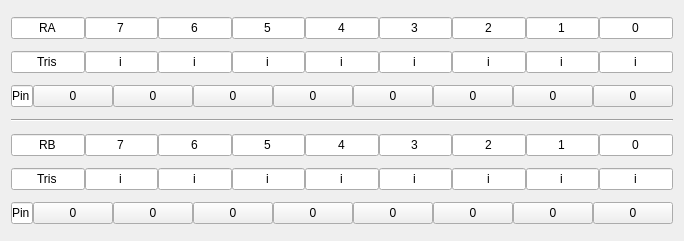
   <widget class="QWidget" name="verticalLayoutWidget_2">
    <property name="geometry">
     <rect>
      <x>350</x>
      <y>0</y>
      <width>351</width>
      <height>241</height>
     </rect>
    </property>
    <layout class="QVBoxLayout" name="PINS">
     <item>
      <layout class="QHBoxLayout" name="RA">
       <property name="spacing">
        <number>0</number>
       </property>
       <item>
        <widget class="QLineEdit" name="ra">
         <property name="text">
          <string>RA</string>
         </property>
         <property name="alignment">
          <set>Qt::AlignmentFlag::AlignCenter</set>
         </property>
         <property name="readOnly">
          <bool>true</bool>
         </property>
        </widget>
       </item>
       <item>
        <widget class="QLineEdit" name="lineEdit_2">
         <property name="text">
          <string>7</string>
         </property>
         <property name="alignment">
          <set>Qt::AlignmentFlag::AlignCenter</set>
         </property>
         <property name="readOnly">
          <bool>true</bool>
         </property>
        </widget>
       </item>
       <item>
        <widget class="QLineEdit" name="lineEdit_3">
         <property name="text">
          <string>6</string>
         </property>
         <property name="alignment">
          <set>Qt::AlignmentFlag::AlignCenter</set>
         </property>
         <property name="readOnly">
          <bool>true</bool>
         </property>
        </widget>
       </item>
       <item>
        <widget class="QLineEdit" name="lineEdit_4">
         <property name="text">
          <string>5</string>
         </property>
         <property name="alignment">
          <set>Qt::AlignmentFlag::AlignCenter</set>
         </property>
         <property name="readOnly">
          <bool>true</bool>
         </property>
        </widget>
       </item>
       <item>
        <widget class="QLineEdit" name="lineEdit_5">
         <property name="text">
          <string>4</string>
         </property>
         <property name="alignment">
          <set>Qt::AlignmentFlag::AlignCenter</set>
         </property>
         <property name="readOnly">
          <bool>true</bool>
         </property>
        </widget>
       </item>
       <item>
        <widget class="QLineEdit" name="lineEdit_6">
         <property name="text">
          <string>3</string>
         </property>
         <property name="alignment">
          <set>Qt::AlignmentFlag::AlignCenter</set>
         </property>
         <property name="readOnly">
          <bool>true</bool>
         </property>
        </widget>
       </item>
       <item>
        <widget class="QLineEdit" name="lineEdit_7">
         <property name="text">
          <string>2</string>
         </property>
         <property name="alignment">
          <set>Qt::AlignmentFlag::AlignCenter</set>
         </property>
         <property name="readOnly">
          <bool>true</bool>
         </property>
        </widget>
       </item>
       <item>
        <widget class="QLineEdit" name="lineEdit_8">
         <property name="text">
          <string>1</string>
         </property>
         <property name="alignment">
          <set>Qt::AlignmentFlag::AlignCenter</set>
         </property>
         <property name="readOnly">
          <bool>true</bool>
         </property>
        </widget>
       </item>
       <item>
        <widget class="QLineEdit" name="lineEdit_9">
         <property name="text">
          <string>0</string>
         </property>
         <property name="alignment">
          <set>Qt::AlignmentFlag::AlignCenter</set>
         </property>
         <property name="readOnly">
          <bool>true</bool>
         </property>
        </widget>
       </item>
      </layout>
     </item>
     <item>
      <layout class="QHBoxLayout" name="TrisA">
       <property name="spacing">
        <number>0</number>
       </property>
       <item>
        <widget class="QLineEdit" name="trisa">
         <property name="text">
          <string>Tris</string>
         </property>
         <property name="alignment">
          <set>Qt::AlignmentFlag::AlignCenter</set>
         </property>
         <property name="readOnly">
          <bool>true</bool>
         </property>
        </widget>
       </item>
       <item>
        <widget class="QLineEdit" name="trisa7">
         <property name="text">
          <string>i</string>
         </property>
         <property name="alignment">
          <set>Qt::AlignmentFlag::AlignCenter</set>
         </property>
         <property name="readOnly">
          <bool>true</bool>
         </property>
        </widget>
       </item>
       <item>
        <widget class="QLineEdit" name="trisa6">
         <property name="text">
          <string>i</string>
         </property>
         <property name="alignment">
          <set>Qt::AlignmentFlag::AlignCenter</set>
         </property>
         <property name="readOnly">
          <bool>true</bool>
         </property>
        </widget>
       </item>
       <item>
        <widget class="QLineEdit" name="trisa5">
         <property name="text">
          <string>i</string>
         </property>
         <property name="alignment">
          <set>Qt::AlignmentFlag::AlignCenter</set>
         </property>
         <property name="readOnly">
          <bool>true</bool>
         </property>
        </widget>
       </item>
       <item>
        <widget class="QLineEdit" name="trisa4">
         <property name="text">
          <string>i</string>
         </property>
         <property name="alignment">
          <set>Qt::AlignmentFlag::AlignCenter</set>
         </property>
         <property name="readOnly">
          <bool>true</bool>
         </property>
        </widget>
       </item>
       <item>
        <widget class="QLineEdit" name="trisa3">
         <property name="text">
          <string>i</string>
         </property>
         <property name="alignment">
          <set>Qt::AlignmentFlag::AlignCenter</set>
         </property>
         <property name="readOnly">
          <bool>true</bool>
         </property>
        </widget>
       </item>
       <item>
        <widget class="QLineEdit" name="trisa2">
         <property name="text">
          <string>i</string>
         </property>
         <property name="alignment">
          <set>Qt::AlignmentFlag::AlignCenter</set>
         </property>
         <property name="readOnly">
          <bool>true</bool>
         </property>
        </widget>
       </item>
       <item>
        <widget class="QLineEdit" name="trisa1">
         <property name="text">
          <string>i</string>
         </property>
         <property name="alignment">
          <set>Qt::AlignmentFlag::AlignCenter</set>
         </property>
         <property name="readOnly">
          <bool>true</bool>
         </property>
        </widget>
       </item>
       <item>
        <widget class="QLineEdit" name="trisa0">
         <property name="text">
          <string>i</string>
         </property>
         <property name="alignment">
          <set>Qt::AlignmentFlag::AlignCenter</set>
         </property>
         <property name="readOnly">
          <bool>true</bool>
         </property>
        </widget>
       </item>
      </layout>
     </item>
     <item>
      <layout class="QHBoxLayout" name="PinA">
       <property name="spacing">
        <number>0</number>
       </property>
       <item>
        <widget class="QLineEdit" name="pina">
         <property name="text">
          <string>Pin</string>
         </property>
         <property name="alignment">
          <set>Qt::AlignmentFlag::AlignCenter</set>
         </property>
         <property name="readOnly">
          <bool>true</bool>
         </property>
        </widget>
       </item>
       <item>
        <widget class="QPushButton" name="pina7">
         <property name="enabled">
          <bool>true</bool>
         </property>
         <property name="sizePolicy">
          <sizepolicy hsizetype="Minimum" vsizetype="Fixed">
           <horstretch>0</horstretch>
           <verstretch>0</verstretch>
          </sizepolicy>
         </property>
         <property name="text">
          <string>0</string>
         </property>
         <property name="default">
          <bool>false</bool>
         </property>
        </widget>
       </item>
       <item>
        <widget class="QPushButton" name="pina6">
         <property name="text">
          <string>0</string>
         </property>
         <property name="default">
          <bool>false</bool>
         </property>
        </widget>
       </item>
       <item>
        <widget class="QPushButton" name="pina5">
         <property name="text">
          <string>0</string>
         </property>
         <property name="default">
          <bool>false</bool>
         </property>
        </widget>
       </item>
       <item>
        <widget class="QPushButton" name="pina4">
         <property name="text">
          <string>0</string>
         </property>
         <property name="default">
          <bool>false</bool>
         </property>
        </widget>
       </item>
       <item>
        <widget class="QPushButton" name="pina3">
         <property name="text">
          <string>0</string>
         </property>
         <property name="default">
          <bool>false</bool>
         </property>
        </widget>
       </item>
       <item>
        <widget class="QPushButton" name="pina2">
         <property name="text">
          <string>0</string>
         </property>
         <property name="default">
          <bool>false</bool>
         </property>
        </widget>
       </item>
       <item>
        <widget class="QPushButton" name="pina1">
         <property name="text">
          <string>0</string>
         </property>
         <property name="default">
          <bool>false</bool>
         </property>
        </widget>
       </item>
       <item>
        <widget class="QPushButton" name="pina0">
         <property name="text">
          <string>0</string>
         </property>
         <property name="default">
          <bool>false</bool>
         </property>
        </widget>
       </item>
      </layout>
     </item>
     <item>
      <widget class="Line" name="line">
       <property name="orientation">
        <enum>Qt::Orientation::Horizontal</enum>
       </property>
      </widget>
     </item>
     <item>
      <layout class="QHBoxLayout" name="RB">
       <property name="spacing">
        <number>0</number>
       </property>
       <item>
        <widget class="QLineEdit" name="rb">
         <property name="text">
          <string>RB</string>
         </property>
         <property name="alignment">
          <set>Qt::AlignmentFlag::AlignCenter</set>
         </property>
         <property name="readOnly">
          <bool>true</bool>
         </property>
        </widget>
       </item>
       <item>
        <widget class="QLineEdit" name="lineEdit_10">
         <property name="text">
          <string>7</string>
         </property>
         <property name="alignment">
          <set>Qt::AlignmentFlag::AlignCenter</set>
         </property>
         <property name="readOnly">
          <bool>true</bool>
         </property>
        </widget>
       </item>
       <item>
        <widget class="QLineEdit" name="lineEdit_11">
         <property name="text">
          <string>6</string>
         </property>
         <property name="alignment">
          <set>Qt::AlignmentFlag::AlignCenter</set>
         </property>
         <property name="readOnly">
          <bool>true</bool>
         </property>
        </widget>
       </item>
       <item>
        <widget class="QLineEdit" name="lineEdit_12">
         <property name="text">
          <string>5</string>
         </property>
         <property name="alignment">
          <set>Qt::AlignmentFlag::AlignCenter</set>
         </property>
         <property name="readOnly">
          <bool>true</bool>
         </property>
        </widget>
       </item>
       <item>
        <widget class="QLineEdit" name="lineEdit_13">
         <property name="text">
          <string>4</string>
         </property>
         <property name="alignment">
          <set>Qt::AlignmentFlag::AlignCenter</set>
         </property>
         <property name="readOnly">
          <bool>true</bool>
         </property>
        </widget>
       </item>
       <item>
        <widget class="QLineEdit" name="lineEdit_14">
         <property name="text">
          <string>3</string>
         </property>
         <property name="alignment">
          <set>Qt::AlignmentFlag::AlignCenter</set>
         </property>
         <property name="readOnly">
          <bool>true</bool>
         </property>
        </widget>
       </item>
       <item>
        <widget class="QLineEdit" name="lineEdit_15">
         <property name="text">
          <string>2</string>
         </property>
         <property name="alignment">
          <set>Qt::AlignmentFlag::AlignCenter</set>
         </property>
         <property name="readOnly">
          <bool>true</bool>
         </property>
        </widget>
       </item>
       <item>
        <widget class="QLineEdit" name="lineEdit_16">
         <property name="text">
          <string>1</string>
         </property>
         <property name="alignment">
          <set>Qt::AlignmentFlag::AlignCenter</set>
         </property>
         <property name="readOnly">
          <bool>true</bool>
         </property>
        </widget>
       </item>
       <item>
        <widget class="QLineEdit" name="lineEdit_17">
         <property name="text">
          <string>0</string>
         </property>
         <property name="alignment">
          <set>Qt::AlignmentFlag::AlignCenter</set>
         </property>
         <property name="readOnly">
          <bool>true</bool>
         </property>
        </widget>
       </item>
      </layout>
     </item>
     <item>
      <layout class="QHBoxLayout" name="TrisB">
       <property name="spacing">
        <number>0</number>
       </property>
       <item>
        <widget class="QLineEdit" name="trisb">
         <property name="text">
          <string>Tris</string>
         </property>
         <property name="alignment">
          <set>Qt::AlignmentFlag::AlignCenter</set>
         </property>
         <property name="readOnly">
          <bool>true</bool>
         </property>
        </widget>
       </item>
       <item>
        <widget class="QLineEdit" name="trisb7">
         <property name="text">
          <string>i</string>
         </property>
         <property name="alignment">
          <set>Qt::AlignmentFlag::AlignCenter</set>
         </property>
         <property name="readOnly">
          <bool>true</bool>
         </property>
        </widget>
       </item>
       <item>
        <widget class="QLineEdit" name="trisb6">
         <property name="text">
          <string>i</string>
         </property>
         <property name="alignment">
          <set>Qt::AlignmentFlag::AlignCenter</set>
         </property>
         <property name="readOnly">
          <bool>true</bool>
         </property>
        </widget>
       </item>
       <item>
        <widget class="QLineEdit" name="trisb5">
         <property name="text">
          <string>i</string>
         </property>
         <property name="alignment">
          <set>Qt::AlignmentFlag::AlignCenter</set>
         </property>
         <property name="readOnly">
          <bool>true</bool>
         </property>
        </widget>
       </item>
       <item>
        <widget class="QLineEdit" name="trisb4">
         <property name="text">
          <string>i</string>
         </property>
         <property name="alignment">
          <set>Qt::AlignmentFlag::AlignCenter</set>
         </property>
         <property name="readOnly">
          <bool>true</bool>
         </property>
        </widget>
       </item>
       <item>
        <widget class="QLineEdit" name="trisb3">
         <property name="text">
          <string>i</string>
         </property>
         <property name="alignment">
          <set>Qt::AlignmentFlag::AlignCenter</set>
         </property>
         <property name="readOnly">
          <bool>true</bool>
         </property>
        </widget>
       </item>
       <item>
        <widget class="QLineEdit" name="trisb2">
         <property name="text">
          <string>i</string>
         </property>
         <property name="alignment">
          <set>Qt::AlignmentFlag::AlignCenter</set>
         </property>
         <property name="readOnly">
          <bool>true</bool>
         </property>
        </widget>
       </item>
       <item>
        <widget class="QLineEdit" name="trisb1">
         <property name="text">
          <string>i</string>
         </property>
         <property name="alignment">
          <set>Qt::AlignmentFlag::AlignCenter</set>
         </property>
         <property name="readOnly">
          <bool>true</bool>
         </property>
        </widget>
       </item>
       <item>
        <widget class="QLineEdit" name="trisb0">
         <property name="text">
          <string>i</string>
         </property>
         <property name="alignment">
          <set>Qt::AlignmentFlag::AlignCenter</set>
         </property>
         <property name="readOnly">
          <bool>true</bool>
         </property>
        </widget>
       </item>
      </layout>
     </item>
     <item>
      <layout class="QHBoxLayout" name="PinB">
       <property name="spacing">
        <number>0</number>
       </property>
       <item>
        <widget class="QLineEdit" name="pinb">
         <property name="text">
          <string>Pin</string>
         </property>
         <property name="alignment">
          <set>Qt::AlignmentFlag::AlignCenter</set>
         </property>
         <property name="readOnly">
          <bool>true</bool>
         </property>
        </widget>
       </item>
       <item>
        <widget class="QPushButton" name="pinb7">
         <property name="enabled">
          <bool>true</bool>
         </property>
         <property name="sizePolicy">
          <sizepolicy hsizetype="Minimum" vsizetype="Fixed">
           <horstretch>0</horstretch>
           <verstretch>0</verstretch>
          </sizepolicy>
         </property>
         <property name="text">
          <string>0</string>
         </property>
         <property name="default">
          <bool>false</bool>
         </property>
        </widget>
       </item>
       <item>
        <widget class="QPushButton" name="pinb6">
         <property name="text">
          <string>0</string>
         </property>
         <property name="default">
          <bool>false</bool>
         </property>
        </widget>
       </item>
       <item>
        <widget class="QPushButton" name="pinb5">
         <property name="text">
          <string>0</string>
         </property>
         <property name="default">
          <bool>false</bool>
         </property>
        </widget>
       </item>
       <item>
        <widget class="QPushButton" name="pinb4">
         <property name="text">
          <string>0</string>
         </property>
         <property name="default">
          <bool>false</bool>
         </property>
        </widget>
       </item>
       <item>
        <widget class="QPushButton" name="pinb3">
         <property name="text">
          <string>0</string>
         </property>
         <property name="default">
          <bool>false</bool>
         </property>
        </widget>
       </item>
       <item>
        <widget class="QPushButton" name="pinb2">
         <property name="text">
          <string>0</string>
         </property>
         <property name="default">
          <bool>false</bool>
         </property>
        </widget>
       </item>
       <item>
        <widget class="QPushButton" name="pinb1">
         <property name="text">
          <string>0</string>
         </property>
         <property name="default">
          <bool>false</bool>
         </property>
        </widget>
       </item>
       <item>
        <widget class="QPushButton" name="pinb0">
         <property name="text">
          <string>0</string>
         </property>
         <property name="default">
          <bool>false</bool>
         </property>
        </widget>
       </item>
      </layout>
     </item>
    </layout>
   </widget>
